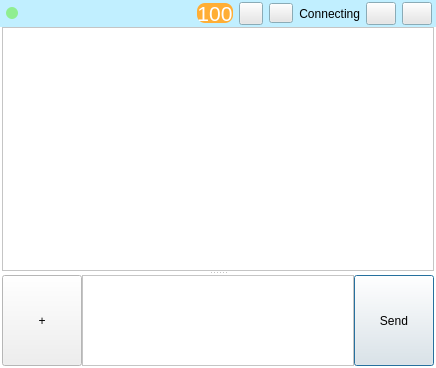
<?xml version="1.0" encoding="UTF-8"?>
<ui version="4.0">
 <class>ChatWindowUi</class>
 <widget class="QDialog" name="ChatWindowUi">
  <property name="geometry">
   <rect>
    <x>0</x>
    <y>0</y>
    <width>436</width>
    <height>368</height>
   </rect>
  </property>
  <property name="sizePolicy">
   <sizepolicy hsizetype="Preferred" vsizetype="Expanding">
    <horstretch>0</horstretch>
    <verstretch>0</verstretch>
   </sizepolicy>
  </property>
  <property name="palette">
   <palette>
    <active>
     <colorrole role="Base">
      <brush brushstyle="SolidPattern">
       <color alpha="255">
        <red>255</red>
        <green>255</green>
        <blue>255</blue>
       </color>
      </brush>
     </colorrole>
     <colorrole role="Window">
      <brush brushstyle="SolidPattern">
       <color alpha="255">
        <red>255</red>
        <green>255</green>
        <blue>255</blue>
       </color>
      </brush>
     </colorrole>
    </active>
    <inactive>
     <colorrole role="Base">
      <brush brushstyle="SolidPattern">
       <color alpha="255">
        <red>255</red>
        <green>255</green>
        <blue>255</blue>
       </color>
      </brush>
     </colorrole>
     <colorrole role="Window">
      <brush brushstyle="SolidPattern">
       <color alpha="255">
        <red>255</red>
        <green>255</green>
        <blue>255</blue>
       </color>
      </brush>
     </colorrole>
    </inactive>
    <disabled>
     <colorrole role="Base">
      <brush brushstyle="SolidPattern">
       <color alpha="255">
        <red>255</red>
        <green>255</green>
        <blue>255</blue>
       </color>
      </brush>
     </colorrole>
     <colorrole role="Window">
      <brush brushstyle="SolidPattern">
       <color alpha="255">
        <red>255</red>
        <green>255</green>
        <blue>255</blue>
       </color>
      </brush>
     </colorrole>
    </disabled>
   </palette>
  </property>
  <property name="windowTitle">
   <string>Chat</string>
  </property>
  <property name="styleSheet">
   <string notr="true"/>
  </property>
  <layout class="QHBoxLayout" name="horizontalLayout">
   <property name="spacing">
    <number>0</number>
   </property>
   <property name="leftMargin">
    <number>0</number>
   </property>
   <property name="topMargin">
    <number>0</number>
   </property>
   <property name="rightMargin">
    <number>0</number>
   </property>
   <property name="bottomMargin">
    <number>0</number>
   </property>
   <item>
    <widget class="QWidget" name="mCentralWidget" native="true">
     <property name="autoFillBackground">
      <bool>true</bool>
     </property>
     <layout class="QVBoxLayout" name="verticalLayout_3" stretch="0,1">
      <property name="spacing">
       <number>0</number>
      </property>
      <property name="leftMargin">
       <number>0</number>
      </property>
      <property name="topMargin">
       <number>0</number>
      </property>
      <property name="rightMargin">
       <number>0</number>
      </property>
      <property name="bottomMargin">
       <number>0</number>
      </property>
      <item>
       <widget class="QWidget" name="mTitlebar" native="true">
        <property name="palette">
         <palette>
          <active>
           <colorrole role="Button">
            <brush brushstyle="SolidPattern">
             <color alpha="255">
              <red>230</red>
              <green>230</green>
              <blue>230</blue>
             </color>
            </brush>
           </colorrole>
           <colorrole role="Base">
            <brush brushstyle="SolidPattern">
             <color alpha="255">
              <red>255</red>
              <green>255</green>
              <blue>255</blue>
             </color>
            </brush>
           </colorrole>
           <colorrole role="Window">
            <brush brushstyle="SolidPattern">
             <color alpha="255">
              <red>193</red>
              <green>239</green>
              <blue>255</blue>
             </color>
            </brush>
           </colorrole>
          </active>
          <inactive>
           <colorrole role="Button">
            <brush brushstyle="SolidPattern">
             <color alpha="255">
              <red>230</red>
              <green>230</green>
              <blue>230</blue>
             </color>
            </brush>
           </colorrole>
           <colorrole role="Base">
            <brush brushstyle="SolidPattern">
             <color alpha="255">
              <red>255</red>
              <green>255</green>
              <blue>255</blue>
             </color>
            </brush>
           </colorrole>
           <colorrole role="Window">
            <brush brushstyle="SolidPattern">
             <color alpha="255">
              <red>193</red>
              <green>239</green>
              <blue>255</blue>
             </color>
            </brush>
           </colorrole>
          </inactive>
          <disabled>
           <colorrole role="Button">
            <brush brushstyle="SolidPattern">
             <color alpha="255">
              <red>230</red>
              <green>230</green>
              <blue>230</blue>
             </color>
            </brush>
           </colorrole>
           <colorrole role="Base">
            <brush brushstyle="SolidPattern">
             <color alpha="255">
              <red>193</red>
              <green>239</green>
              <blue>255</blue>
             </color>
            </brush>
           </colorrole>
           <colorrole role="Window">
            <brush brushstyle="SolidPattern">
             <color alpha="255">
              <red>193</red>
              <green>239</green>
              <blue>255</blue>
             </color>
            </brush>
           </colorrole>
          </disabled>
         </palette>
        </property>
        <property name="autoFillBackground">
         <bool>true</bool>
        </property>
        <property name="styleSheet">
         <string notr="true"/>
        </property>
        <layout class="QHBoxLayout" name="horizontalLayout_2" stretch="0,0,1,0,0,0,0,0">
         <property name="spacing">
          <number>6</number>
         </property>
         <property name="leftMargin">
          <number>6</number>
         </property>
         <property name="topMargin">
          <number>2</number>
         </property>
         <property name="rightMargin">
          <number>4</number>
         </property>
         <property name="bottomMargin">
          <number>2</number>
         </property>
         <item>
          <widget class="QLabel" name="mOnlineIndicator">
           <property name="sizePolicy">
            <sizepolicy hsizetype="Minimum" vsizetype="Minimum">
             <horstretch>0</horstretch>
             <verstretch>0</verstretch>
            </sizepolicy>
           </property>
           <property name="minimumSize">
            <size>
             <width>12</width>
             <height>12</height>
            </size>
           </property>
           <property name="maximumSize">
            <size>
             <width>12</width>
             <height>12</height>
            </size>
           </property>
           <property name="styleSheet">
            <string notr="true">background-color: lightgreen;
border-radius: 6px;</string>
           </property>
           <property name="text">
            <string/>
           </property>
          </widget>
         </item>
         <item>
          <widget class="QLabel" name="mTitleLabel">
           <property name="sizePolicy">
            <sizepolicy hsizetype="Preferred" vsizetype="Preferred">
             <horstretch>0</horstretch>
             <verstretch>0</verstretch>
            </sizepolicy>
           </property>
           <property name="minimumSize">
            <size>
             <width>0</width>
             <height>0</height>
            </size>
           </property>
           <property name="maximumSize">
            <size>
             <width>400</width>
             <height>16777215</height>
            </size>
           </property>
           <property name="font">
            <font>
             <pointsize>14</pointsize>
            </font>
           </property>
           <property name="text">
            <string/>
           </property>
           <property name="textFormat">
            <enum>Qt::PlainText</enum>
           </property>
          </widget>
         </item>
         <item>
          <spacer name="horizontalSpacer">
           <property name="orientation">
            <enum>Qt::Horizontal</enum>
           </property>
           <property name="sizeType">
            <enum>QSizePolicy::MinimumExpanding</enum>
           </property>
           <property name="sizeHint" stdset="0">
            <size>
             <width>1</width>
             <height>20</height>
            </size>
           </property>
          </spacer>
         </item>
		<item>
			<widget class="QLabel" name="mPreviewers">
			 <property name="sizePolicy">
			  <sizepolicy hsizetype="MinimumExpanding" vsizetype="Minimum">
			   <horstretch>0</horstretch>
			   <verstretch>0</verstretch>
			  </sizepolicy>
			 </property>
			 <property name="minimumSize">
			  <size>
			   <width>20</width>
			   <height>20</height>
			  </size>
			 </property>
			 <property name="maximumSize">
			  <size>
			   <width>40</width>
			   <height>20</height>
			  </size>
			 </property>
			 <property name="sizeIncrement">
			  <size>
			   <width>0</width>
			   <height>0</height>
			  </size>
			 </property>
			 <property name="baseSize">
			  <size>
			   <width>0</width>
			   <height>0</height>
			  </size>
			 </property>
			 <property name="font">
			  <font>
			   <pointsize>16</pointsize>
			   <strikeout>false</strikeout>
			  </font>
			 </property>
			 <property name="visible">
			  <bool>false</bool>
			 </property>
			 <property name="autoFillBackground">
			  <bool>false</bool>
			 </property>
			 <property name="styleSheet">
			  <string notr="true">border-radius:8px;
		background-color:#ffae35;
		color: white;
		</string>
			 </property>
			 <property name="text">
			  <string>100</string>
			 </property>
			 <property name="textFormat">
			  <enum>Qt::PlainText</enum>
			 </property>
			 <property name="scaledContents">
			  <bool>false</bool>
			 </property>
			 <property name="alignment">
			  <set>Qt::AlignCenter</set>
			 </property>
			 <property name="margin">
			  <number>2</number>
			 </property>
			 <property name="textInteractionFlags">
			  <set>Qt::NoTextInteraction</set>
			 </property>
			</widget>
		   </item>
         <item>
          <widget class="QToolButton" name="mAudioCallBtn">
           <property name="sizePolicy">
            <sizepolicy hsizetype="Preferred" vsizetype="Preferred">
             <horstretch>0</horstretch>
             <verstretch>0</verstretch>
            </sizepolicy>
           </property>
           <property name="minimumSize">
            <size>
             <width>24</width>
             <height>20</height>
            </size>
           </property>
           <property name="maximumSize">
            <size>
             <width>16777215</width>
             <height>16777215</height>
            </size>
           </property>
           <property name="layoutDirection">
            <enum>Qt::LeftToRight</enum>
           </property>
           <property name="autoFillBackground">
            <bool>false</bool>
           </property>
           <property name="styleSheet">
            <string notr="true">QToolButton
{
   border-image: url(&quot;:/audiocall.svg&quot;);
}
QToolButton:hover
{
   border-image: url(&quot;:/audiocall-hover.svg&quot;);
}</string>
           </property>
           <property name="text">
            <string/>
           </property>
           <property name="iconSize">
            <size>
             <width>0</width>
             <height>0</height>
            </size>
           </property>
           <property name="checkable">
            <bool>false</bool>
           </property>
           <property name="checked">
            <bool>false</bool>
           </property>
           <property name="autoRaise">
            <bool>false</bool>
           </property>
          </widget>
         </item>
         <item>
          <widget class="QToolButton" name="mVideoCallBtn">
           <property name="minimumSize">
            <size>
             <width>24</width>
             <height>20</height>
            </size>
           </property>
           <property name="styleSheet">
            <string notr="true">QToolButton
{
   border-image: url(&quot;:/videocall.svg&quot;);
}
QToolButton:hover
{
   border-image: url(&quot;:/videocall-hover.svg&quot;);
}</string>
           </property>
           <property name="text">
            <string/>
           </property>
           <property name="iconSize">
            <size>
             <width>0</width>
             <height>0</height>
            </size>
           </property>
          </widget>
         </item>
         <item>
          <widget class="QLabel" name="mChatdStatusDisplay">
           <property name="autoFillBackground">
            <bool>false</bool>
           </property>
           <property name="text">
            <string>Connecting</string>
           </property>
           <property name="alignment">
            <set>Qt::AlignRight|Qt::AlignTrailing|Qt::AlignVCenter</set>
           </property>
           <property name="margin">
            <number>0</number>
           </property>
           <property name="indent">
            <number>0</number>
           </property>
          </widget>
         </item>
         <item>
          <widget class="QToolButton" name="mMembersBtn">
           <property name="enabled">
            <bool>true</bool>
           </property>
           <property name="minimumSize">
            <size>
             <width>30</width>
             <height>20</height>
            </size>
           </property>
           <property name="styleSheet">
            <string notr="true">QToolButton
{
border-image: url(':/groupchat-members.svg')
}
QToolButton:hover
{
border-image: url(':/groupchat-members-hover.svg')
}
</string>
           </property>
           <property name="text">
            <string/>
           </property>
          </widget>
         </item>
		 <item>
	  	 	<widget class="QToolButton" name="mSettingsBtn">
		    	<property name="enabled">
					<bool>true</bool>
				</property>
				<property name="minimumSize">
					<size>
				    	<width>30</width>
				    	<height>20</height>
				   </size>
				</property>
				<property name="styleSheet">
					<string notr="true">QToolButton
						{
						border-image: url(':/settings.svg')
						}
						QToolButton:hover
						{
						border-image: url(':/settings-hover.svg')
						}
					</string>
				</property>
				<property name="text">
					<string/>
				</property>
			</widget>
		</item>
        </layout>
       </widget>
      </item>
      <item>
       <widget class="QWidget" name="mTextChatWidget" native="true">
        <property name="sizePolicy">
         <sizepolicy hsizetype="Preferred" vsizetype="Preferred">
          <horstretch>0</horstretch>
          <verstretch>0</verstretch>
         </sizepolicy>
        </property>
        <layout class="QVBoxLayout" name="verticalLayout_2">
         <property name="spacing">
          <number>0</number>
         </property>
         <property name="leftMargin">
          <number>2</number>
         </property>
         <property name="topMargin">
          <number>0</number>
         </property>
         <property name="rightMargin">
          <number>2</number>
         </property>
         <property name="bottomMargin">
          <number>2</number>
         </property>
         <item>
          <widget class="QSplitter" name="mSplitter">
           <property name="sizePolicy">
            <sizepolicy hsizetype="Expanding" vsizetype="Expanding">
             <horstretch>0</horstretch>
             <verstretch>0</verstretch>
            </sizepolicy>
           </property>
           <property name="orientation">
            <enum>Qt::Vertical</enum>
           </property>
           <widget class="MyMessageList" name="mMessageList">
            <property name="sizePolicy">
             <sizepolicy hsizetype="Expanding" vsizetype="Expanding">
              <horstretch>0</horstretch>
              <verstretch>0</verstretch>
             </sizepolicy>
            </property>
            <property name="minimumSize">
             <size>
              <width>0</width>
              <height>0</height>
             </size>
            </property>
            <property name="autoFillBackground">
             <bool>false</bool>
            </property>
            <property name="styleSheet">
             <string notr="true">QListView {background-color: white; }</string>
            </property>
            <property name="verticalScrollMode">
             <enum>QAbstractItemView::ScrollPerPixel</enum>
            </property>
            <property name="horizontalScrollMode">
             <enum>QAbstractItemView::ScrollPerPixel</enum>
            </property>
            <property name="resizeMode">
             <enum>QListView::Adjust</enum>
            </property>
            <property name="layoutMode">
             <enum>QListView::SinglePass</enum>
            </property>
            <property name="spacing">
             <number>0</number>
            </property>
            <property name="uniformItemSizes">
             <bool>false</bool>
            </property>
            <property name="batchSize">
             <number>100</number>
            </property>
           </widget>
           <widget class="QWidget" name="layoutWidget">
            <layout class="QHBoxLayout" name="typeAndSend" stretch="1,0">
             <property name="spacing">
              <number>0</number>
             </property>
             <property name="sizeConstraint">
              <enum>QLayout::SetMinimumSize</enum>
             </property>
             <property name="topMargin">
              <number>0</number>
             </property>
             <item>
              <widget class="QPushButton" name="mAttachBtn">
               <property name="sizePolicy">
                <sizepolicy hsizetype="Minimum" vsizetype="Minimum">
                 <horstretch>0</horstretch>
                 <verstretch>0</verstretch>
                </sizepolicy>
               </property>
               <property name="minimumSize">
                <size>
                 <width>80</width>
                 <height>0</height>
                </size>
               </property>
               <property name="maximumSize">
                <size>
                 <width>80</width>
                 <height>16777215</height>
                </size>
               </property>
               <property name="toolTip">
                <string>Send the typed message</string>
               </property>
               <property name="styleSheet">
                <string notr="true"/>
               </property>
               <property name="text">
                <string>+</string>
               </property>
               <property name="autoDefault">
                <bool>false</bool>
               </property>
               <property name="default">
                <bool>true</bool>
               </property>
               <property name="flat">
                <bool>false</bool>
               </property>
              </widget>
             </item>
             <item>
              <widget class="MsgInputBox" name="mMessageEdit">
               <property name="sizePolicy">
                <sizepolicy hsizetype="Expanding" vsizetype="Minimum">
                 <horstretch>0</horstretch>
                 <verstretch>0</verstretch>
                </sizepolicy>
               </property>
               <property name="sizeAdjustPolicy">
                <enum>QAbstractScrollArea::AdjustToContents</enum>
               </property>
               <property name="html">
                <string>&lt;!DOCTYPE HTML PUBLIC &quot;-//W3C//DTD HTML 4.0//EN&quot; &quot;http://www.w3.org/TR/REC-html40/strict.dtd&quot;&gt;
&lt;html&gt;&lt;head&gt;&lt;meta name=&quot;qrichtext&quot; content=&quot;1&quot; /&gt;&lt;style type=&quot;text/css&quot;&gt;
p, li { white-space: pre-wrap; }
&lt;/style&gt;&lt;/head&gt;&lt;body style=&quot; font-family:'Cantarell'; font-size:11pt; font-weight:400; font-style:normal;&quot;&gt;
&lt;p style=&quot;-qt-paragraph-type:empty; margin-top:0px; margin-bottom:0px; margin-left:0px; margin-right:0px; -qt-block-indent:0; text-indent:0px; font-family:'.Helvetica Neue DeskInterface'; font-size:13pt;&quot;&gt;&lt;br /&gt;&lt;/p&gt;&lt;/body&gt;&lt;/html&gt;</string>
               </property>
              </widget>
             </item>
             <item>
              <layout class="QVBoxLayout" name="verticalLayout" stretch="1">
               <property name="spacing">
                <number>0</number>
               </property>
               <item>
                <widget class="QPushButton" name="mMsgSendBtn">
                 <property name="sizePolicy">
                  <sizepolicy hsizetype="Minimum" vsizetype="Minimum">
                   <horstretch>0</horstretch>
                   <verstretch>0</verstretch>
                  </sizepolicy>
                 </property>
                 <property name="toolTip">
                  <string>Send the typed message</string>
                 </property>
                 <property name="styleSheet">
                  <string notr="true"/>
                 </property>
                 <property name="text">
                  <string>Send</string>
                 </property>
                 <property name="autoDefault">
                  <bool>false</bool>
                 </property>
                 <property name="default">
                  <bool>true</bool>
                 </property>
                 <property name="flat">
                  <bool>false</bool>
                 </property>
                </widget>
               </item>
              </layout>
             </item>
            </layout>
           </widget>
          </widget>
         </item>
        </layout>
       </widget>
      </item>
     </layout>
    </widget>
   </item>
  </layout>
 </widget>
 <customwidgets>
  <customwidget>
   <class>MsgInputBox</class>
   <extends>QTextEdit</extends>
   <header>widgetSubclass.h</header>
  </customwidget>
  <customwidget>
   <class>MyMessageList</class>
   <extends>QListWidget</extends>
   <header>widgetSubclass.h</header>
  </customwidget>
 </customwidgets>
 <resources/>
 <connections/>
</ui>
